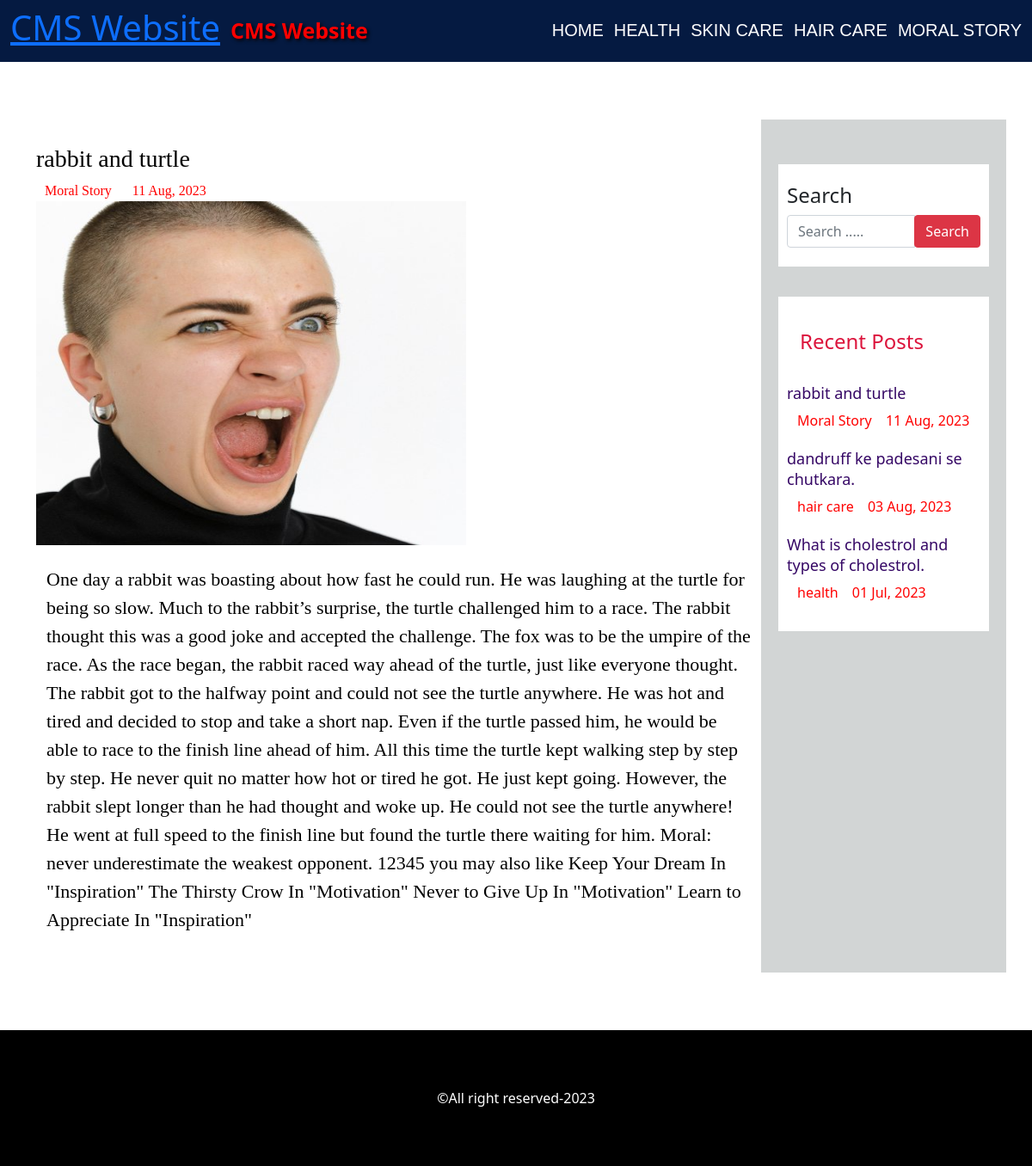
The app's page /single.php?id=7 with its own data.
### tables this page shows
CREATE TABLE `settings` (
  `id` int(11) NOT NULL,
  `websitename` varchar(60) NOT NULL,
  `logo` varchar(50) NOT NULL,
  `footerdesc` varchar(255) NOT NULL
);

CREATE TABLE `category` (
  `category_id` int(11) NOT NULL,
  `category_name` varchar(100) NOT NULL,
  `post` int(11) NOT NULL
);

CREATE TABLE `post` (
  `post_id` int(11) NOT NULL,
  `title` varchar(100) NOT NULL,
  `description` text NOT NULL,
  `category` varchar(100) NOT NULL,
  `post_date` varchar(50) NOT NULL,
  `author` int(11) NOT NULL,
  `post_img` varchar(100) NOT NULL
);

### config.php (called while the page is built, shortened)
<?php
$hostname="http://localhost/php-projects/CMS-Website";
?>

### single.php (the view, shortened to what this page needs)
<?php include 'header.php'; ?>
<section id="main-containt">
    <div class="container">
        <div class="row">
            <div class="col-md-9">
                <div class="post-container">
                <?php
                        include "config.php";
                        $post_id = $_GET['id'];
                        $sql = "SELECT post.post_id, post.title, post.description,post.post_date,post.author,
                        category.category_name,users.username,post.category,post.post_img FROM post
                        LEFT JOIN category ON post.category = category.category_id
                        LEFT JOIN users ON post.author = users.user_id
                        WHERE post.post_id = {$post_id}";
                        $result = mysqli_query($conn, $sql) or die("Query Failed.");
                        if(mysqli_num_rows($result) > 0){
                          while($row = mysqli_fetch_assoc($result)) {
                      ?>
                    <div class="post-single-post">
                        <h3><?php echo $row['title']; ?></h3>
                        <div class="post-information">
                                <span>
                                    <a href='category.php?cid=<?php echo $row['category']; ?>'><?php echo $row['category_name']; ?></a>
                                  </span>
                                <span>
                                    <?php echo  $row['post_date']; ?>
                                    </span>
                            </div>
                            <img class="single-feature-image" src="admin/upload/<?php echo $row['post_img']; ?>" alt=""/>
                            <p class="description">
                            <?php echo $row['description']; ?>
                            </p>
                     </div>
                     <?php
                          }
                        }else{
                          echo "<h2>No Record Found.</h2>";
                        }
                        ?>
                </div>
            </div>
            <?php include 'sidebar.php'; ?>
</div>
</section>
<?php include 'footer.php'; ?>

### header.php (shortened to what this page needs)
<?php
include "config.php";
?>
<!DOCTYPE html>
<html lang="en">
<head>
    <link href="https://cdn.jsdelivr.net/npm/bootstrap@5.1.3/dist/css/bootstrap.min.css" rel="stylesheet" >
    <link rel="stylesheet" href="css/style.css">
</head>
<body>
<nav class="navbar navbar-expand-lg ">
  <div class="container-fluid">
  <?php
                  include "config.php";
                  $sql = "SELECT * FROM settings";
                  $result = mysqli_query($conn, $sql) or die("Query Failed.");
                  if(mysqli_num_rows($result) > 0){
                    while($row = mysqli_fetch_assoc($result)) {
                      if($row['logo']=="")
                      {
                        echo '<a href="index.php"><h1>'.$row['websitename'].'</h1></a>';
                      }else{
                        echo '<a href="index.php" id="logo"><img src="admin/images/'. $row['logo'].'"></a>';
                      }
                ?>
   <a class="navbar-brand" href="index.php"><?php  echo $row['websitename']; ?></h1></a>
    <?php
                    }
                  }
                  ?>
    <div class="collapse navbar-collapse" id="navbarSupportedContent">
    <?php
        include "config.php";
        $sql = "SELECT * FROM category WHERE post >0";
        $result = mysqli_query($conn,$sql) or die("queryfaoled");
        if(mysqli_num_rows($result)>0){
     ?>
      <ul class="navbar-nav ms-auto mb-2 mb-lg-0">
      <li><a href='<?php echo $hostname; ?>'>Home</a></li>
        <?php while($row=mysqli_fetch_assoc($result)){
           echo "<li>
           <a href='category.php?cid={$row['category_id']}'>{$row['category_name']}</a>
         </li>";
          }?>
      </ul>
      <?php } ?>
    </div>
  </div>
  </nav>
</body>
</html>

### sidebar.php (shortened to what this page needs)
<div id="sidebar" class="col-md-3">
    <div class="search-box-container">
        <h4>Search</h4>
        <form class="search-post" action="search.php" method ="GET">
            <div class="input-group">
                <input type="text" name="search" class="form-control" placeholder="Search .....">
                <span class="input-group-btn">
                    <button type="submit" class="btn btn-danger">Search</button>
                </span>
            </div>
        </form>
    </div>
    <div class="recent-post-container">
        <h4>Recent Posts</h4>
        <?php
        include "config.php";
        $limit=3;
        $sql="SELECT post.post_id,post.title,post.post_date,category.category_name,post.category,post.post_img FROM post LEFT JOIN category ON post.category = category.category_id ORDER BY post.post_id DESC LIMIT {$limit}";
        $result=mysqli_query($conn,$sql) or die("query failed.Recent post");
        if(mysqli_num_rows($result)>0){
            while($row=mysqli_fetch_assoc($result)){
        ?>
        <div class="recent-post">
            <div class="post-content">
                <h5><a href="single.php?id=<?php echo $row['post_id']; ?>"><?php echo $row['title'];?></h5>
                <span>
                    <a href='category.php?cid=<?php echo $row['category'];?>'><?php echo $row['category_name']; ?></a>
                     </span>
                <span>
                    <?php echo $row['post_date']; ?>
                    </span>
                 </div>
        </div>
    <?php
        }
      }
    ?>
</div>

### footer.php
<section id="footer-area">
<div class="container">
    <div class="row">
        <div class="col-md-12">
        <?php
                  include "config.php";
                  $sql = "SELECT * FROM settings";
                  $result = mysqli_query($conn, $sql) or die("Query Failed.");
                  if(mysqli_num_rows($result) > 0){
                    while($row = mysqli_fetch_assoc($result)) {
                ?>
              <span><?php  echo $row['footerdesc']; ?></span>
              <?php
                    }
                }
                ?>
        </div>
    </div>
</div>
</section>

### css/style.css (style rules this page uses)
.navbar-brand { color: red; font-size: 25px; margin-left: 12px;; font-weight: 800; text-shadow: 2px 2px 4px #000000; }
.navbar { background-color: rgb(5, 26, 65); }
#footer-area { background-color: black; color: #fff; text-align: center; padding: 67px 0; }
#main-containt { padding: 67px 0; }
.post-single-post { color:black; font-size: 22px; font-family: 'Times New Roman', Times, serif; }
.post-information { color: red; font-size: 16px; margin: 0 20px 0 0; }
.post-information a { color: red; font-size: 16px; margin: 0 20px 0 10px; text-decoration: none; }
.single-feature-image { height: 400px; width:500px; margin-bottom: 23px; align-items: center; }
#sidebar { padding: 52px 20px; background-color: rgba(162, 168, 168, 0.484); }
.search-box-container { padding: 22px 10px; background-color: #fff; margin-bottom: 35px; }
.recent-post-container { padding: 23px 10px; background-color: #fff; }
.post-content h5 a { color: rgb(53, 7, 101); text-decoration: none; font-size: 18px; }
.recent-post a { color:red; text-decoration: none; margin-left: 8px; margin: 0px 12px 0px 0px; }
.recent-post { color: red; padding: 10px 0px; }
.recent-post-container h4 { color: crimson; padding: 15px; }
.post-container { padding: 29px 0; }
.description { margin-left: 12px; }

### header.php (style rules this page uses)
.navbar-nav li a { color:#fff; font: 20px sans-serif; margin-left: 12px; text-decoration: none; text-transform: uppercase; font-weight:800px; }

### records on screen
settings: websitename "CMS Website", footerdesc "©All right reserved-2023"
category: category_name "HEALTH"
category: category_name "SKIN CARE"
category: category_name "HAIR CARE"
category: category_name "MORAL STORY"
post: title "rabbit and turtle", category.category_name "Moral Story", post_date "11 Aug, 2023", post_img (picture), description "One day a rabbit was boasting about how fast he could run. He was laughing at the turtle for being so slow. Much to the rabbit’s surprise, the turtle challenged him to a race. The rabbit thought this was a good joke and accepted the challenge. The fox was to be the umpire of the race. As the race began, the rabbit raced way ahead of the turtle, just like everyone thought. The rabbit got to the halfway point and could not see the turtle anywhere. He was hot and tired and decided to stop and take a short nap. Even if the turtle passed him, he would be able to race to the finish line ahead of him. All this time the turtle kept walking step by step by step. He never quit no matter how hot or…"
post: title "dandruff ke padesani se chutkara.", category.category_name "hair care", post_date "03 Aug, 2023"
post: title "What is cholestrol and types of cholestrol.", category.category_name "health", post_date "01 Jul, 2023"
